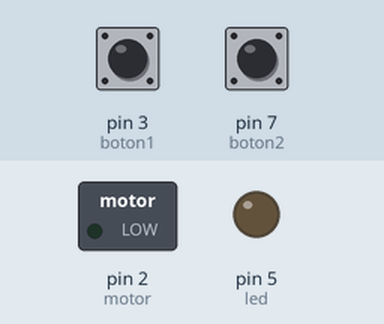
Bench run of a sketch on a simulated Arduino Uno, built with avr-gcc and run on an emulated ATmega328P. On the bench: switched loads named in the sketch (green lamp = pin HIGH), output pins drawn as LEDs (lit = HIGH). Inputs (shaded band) come from the test bench; at power-on: pin 3 (boton1) HIGH, pin 7 (boton2) HIGH.

Above: at 1.2 s.
1.3 s: pin 3 (boton1) pulled LOW for 0.15 s
At 1.37 s:
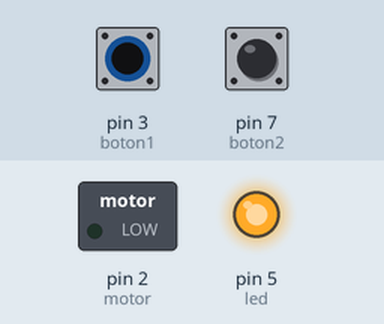
2.9 s: pin 7 (boton2) pulled LOW for 0.15 s
At 2.97 s:
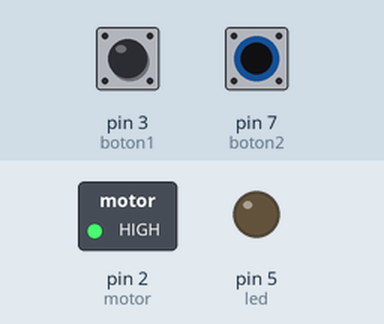
4.5 s: pin 7 (boton2) pulled LOW for 3.2 s
At 8.6 s:
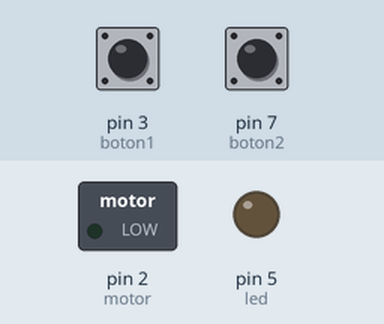
9.2 s: pin 3 (boton1) pulled LOW for 3.2 s
At 9.7 s:
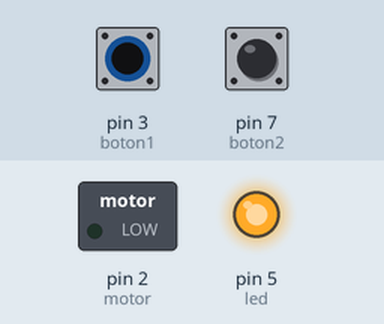
13.9 s: pin 3 (boton1) driven LOW and pin 7 (boton2) driven LOW
At 14.5 s:
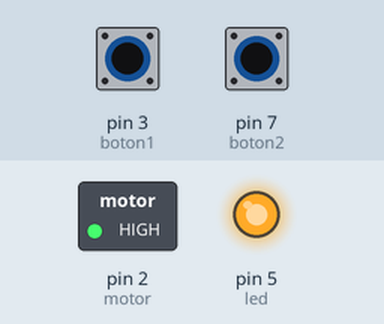
Timing chart, 0 to 16.4 s (numbered marks = the images above; inputs shaded):
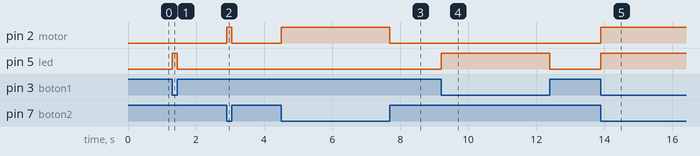

The sketch:

in-out-digitales.ino
```cpp
int boton1=3;
int boton2=7;
int led=5;
int motor=2;
int estado1=0;
int estado2=0;
void setup() {
  // put your setup code here, to run once:
pinMode(boton1,INPUT_PULLUP);
pinMode(boton2,INPUT_PULLUP);
pinMode(led,OUTPUT);
pinMode(motor,OUTPUT);

}
void loop() {
  // put your main code here, to run repeatedly:
  estado1=digitalRead(boton1);
  estado2=digitalRead(boton2);
if (estado1==LOW){
digitalWrite(led,HIGH);
}
else{
  digitalWrite(led,LOW);
}
if (estado2==LOW){
digitalWrite(motor,HIGH);
}
else{
  digitalWrite(motor,LOW);
}


}
```

Measured:
- after the input at 1.3 s, pin 5 (led): LOW → HIGH at once, → LOW 0.15 s later
- after the input at 2.9 s, pin 2 (motor): LOW → HIGH at once, → LOW 0.15 s later
- after the input at 4.5 s, pin 2 (motor): LOW → HIGH at once, → LOW 3.2 s later
- after the input at 9.2 s, pin 5 (led): LOW → HIGH at once, → LOW 3.2 s later
- after the input at 13.9 s, pin 2 (motor), pin 5 (led): LOW → HIGH at once
